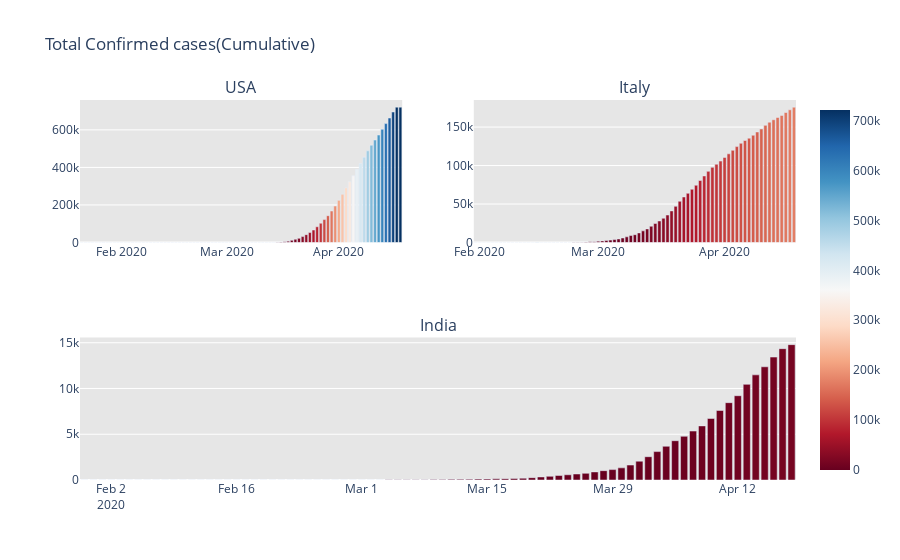

Source (notebook cell):
### Code cell
#Learn how to create subplots using plotly
# import plotly.graph_objects as go
from plotly.subplots import make_subplots

fig = make_subplots(
    rows=2, cols=2,
    specs=[[{}, {}],
           [{"colspan": 2}, None]],
    subplot_titles=("USA","Italy", "India","USA"))

#fig.add_trace(go.Bar(x=dbd_Korea['Date'], y=dbd_Korea['Total Cases'],
#                    marker=dict(color=dbd_Korea['Total Cases'], coloraxis="coloraxis")),1, 1)
fig.add_trace(go.Bar(x=dbd_USA['Date'], y=dbd_USA['Total Cases'],
                    marker=dict(color=dbd_USA['Total Cases'], coloraxis="coloraxis")),1, 1)

fig.add_trace(go.Bar(x=dbd_Italy['Date'], y=dbd_Italy['Total Cases'],
                    marker=dict(color=dbd_Italy['Total Cases'], coloraxis="coloraxis")),1, 2)

fig.add_trace(go.Bar(x=dbd_India['Date'], y=dbd_India['Total Cases'],
                    marker=dict(color=dbd_India['Total Cases'], coloraxis="coloraxis")),2, 1)

#fig.add_trace(go.Bar(x=dbd_Wuhan['Date'], y=dbd_Wuhan['Total Cases'],
#                    marker=dict(color=dbd_Wuhan['Total Cases'], coloraxis="coloraxis")),2, 2)

fig.update_layout(coloraxis=dict(colorscale='RdBu'), showlegend=False,title_text="Total Confirmed cases(Cumulative)")

fig.update_layout(plot_bgcolor='rgb(230, 230, 230)')
fig.show()
